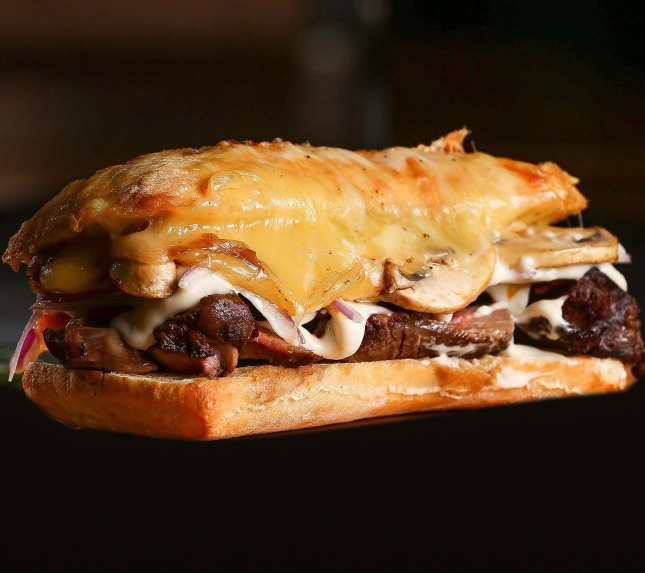
#> input picture media/sandwich/originales/lorino-sin-tabla.jpg, 1290 x 1145 px, found by its file name (shown at 1/2 size)
$ python dia-sandwich.py
#> lines starting #> are read from the running program, lines starting #| are printed output that depends on the picture
# Día del Sándwich · estilo de marca: Bricolage 800 + Hanken 700 + Caveat, fondo #0C0D0F, crema #F3F1EA, rosa #F59AAC
from PIL import Image, ImageDraw, ImageFont, ImageChops
U="/root/.claude/uploads/3bdc22a0-44b6-5463-a581-9b7d84b08b80/"; A="/home/user/saborrural/enlaces-assets/"; O="/home/user/saborrural/media/dia-sandwich/"
F=lambda n,s: ImageFont.truetype(A+n,s)
BG=(12,13,15); CREAM=(243,241,234); PINK=(245,154,172); MUTE=(169,171,163); CARD=(26,28,33)
def rounded(im,r):
    m=Image.new("L",im.size,0); ImageDraw.Draw(m).rounded_rectangle([0,0,im.width-1,im.height-1],radius=r,fill=255); im=im.convert("RGBA"); im.putalpha(m); return im
def trim_black(im,th=14):
    g=im.convert("L").point(lambda v:255 if v>th else 0); return im.crop(g.getbbox())
lor=Image.open("/home/user/saborrural/media/sandwich/originales/lorino-sin-tabla.jpg").convert("RGB").crop((0,110,1290,985))
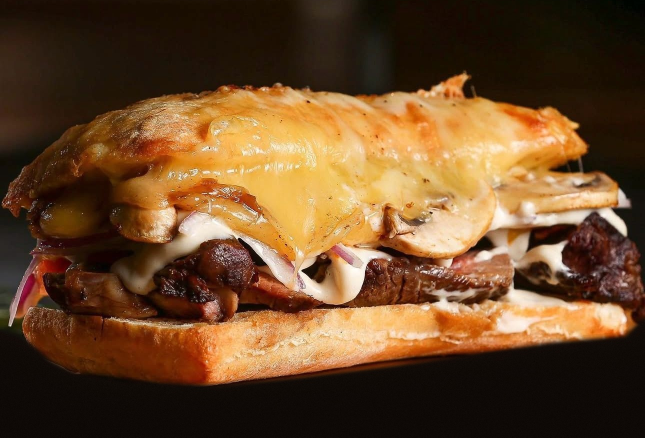
#> lor: PIL image 1290x875 RGB (shown at 1/2 size); mean R, G, B 105.6, 72.9, 41.8
#> (the run stopped early here; a loop or call above may not have finished)

$ run again, with media/sandwich/originales/lorino.jpg copied over media/sandwich/originales/lorino-sin-tabla.jpg
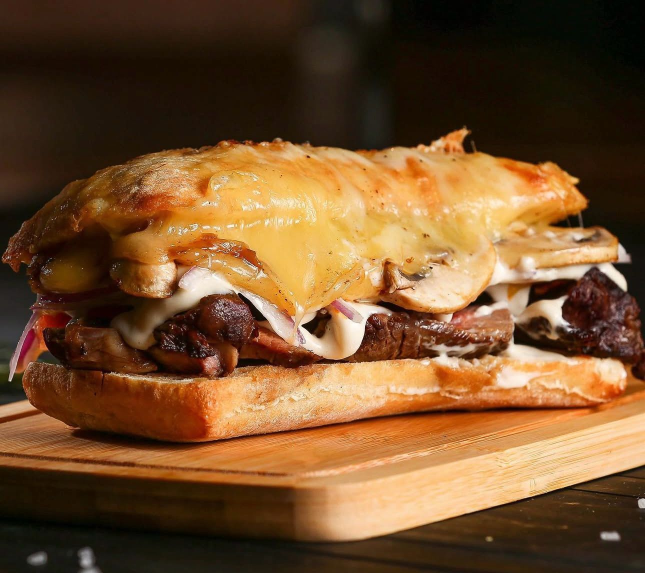
#> input picture media/sandwich/originales/lorino.jpg, 1290 x 1145 px, found by its file name (shown at 1/2 size)
#> `lor=Image.open("/home/user/saborrural/media/sandwich/originales/lorino..`:
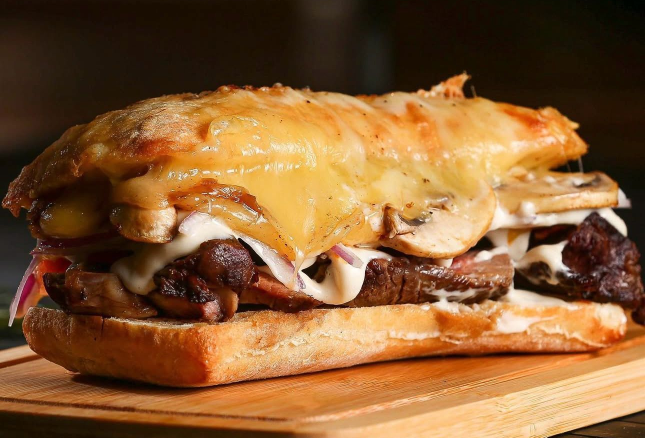
#> lor: PIL image 1290x875 RGB (shown at 1/2 size); mean R, G, B 134.1, 92, 52.6
